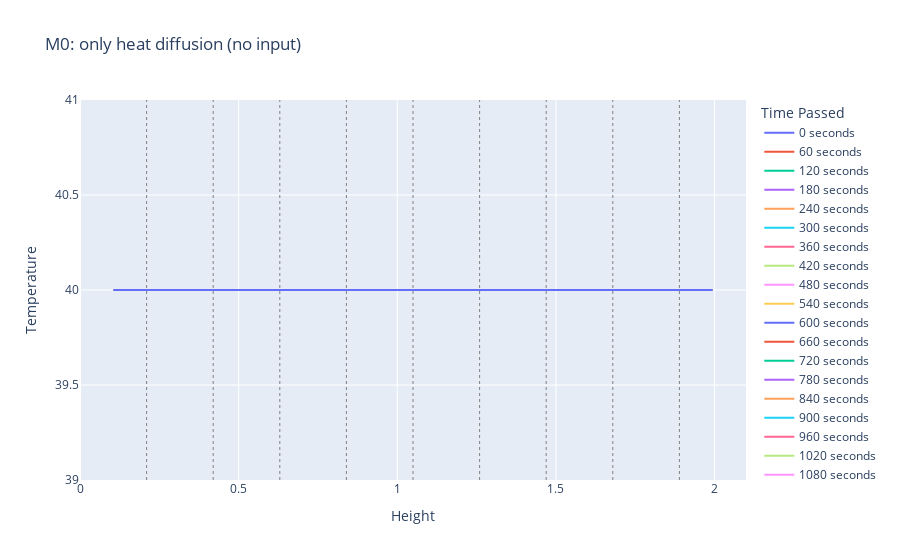
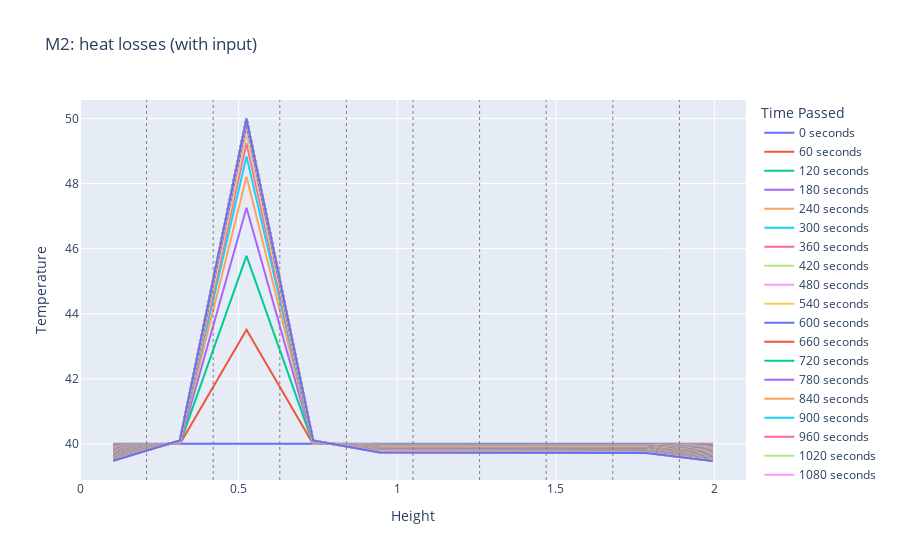
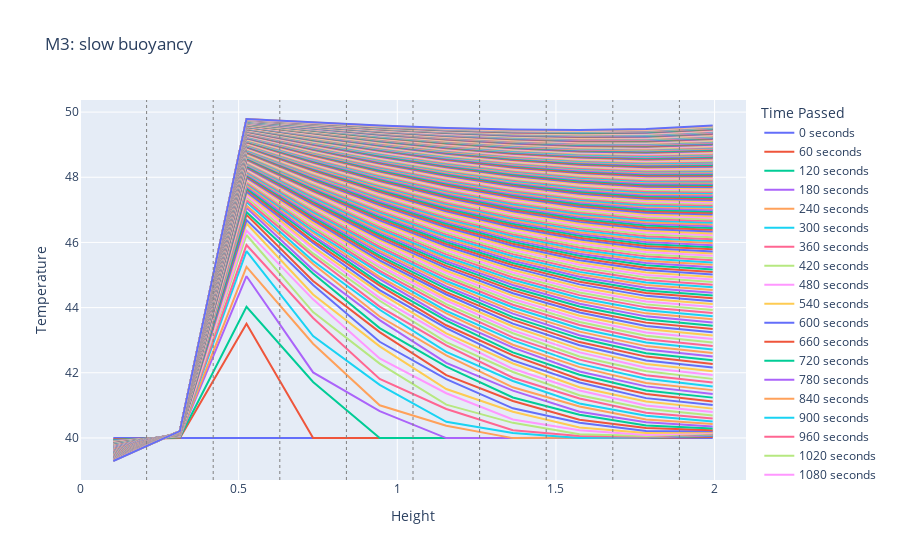
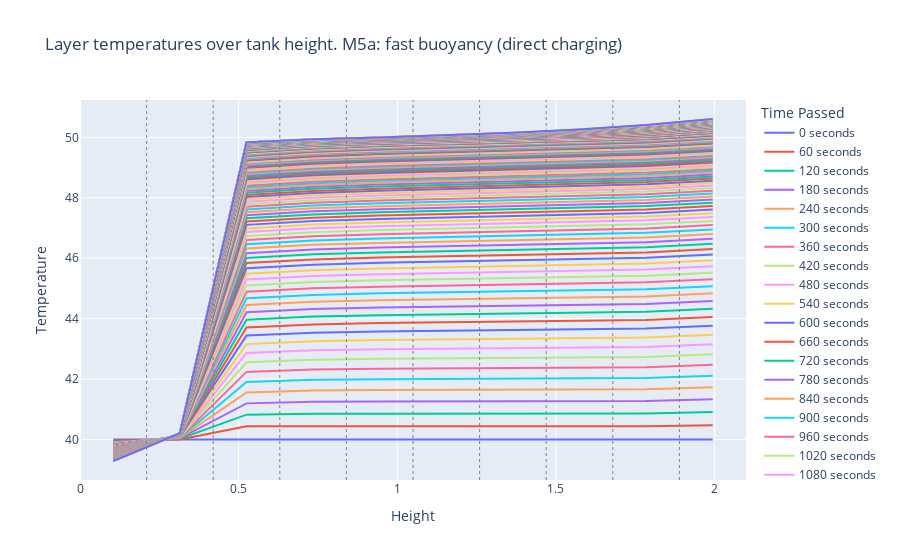

The code cell stored with these charts, in order, in its notebook:
### Markdown cell above
#### Model 5: only direct heating (heat flowing streams)

### Code cell
# MODEL 0 - only dif (no inputs)
tank_vector0 = HeatDistributionVector_model0(alpha, z, T_zero, dt)
stability0 = tank_vector0.stability_check()
if (stability0 == 0):
    # Solve for the temperatures
    final_temperature0, results0 = tank_vector0.vector_solve(num_steps)
    # Plot the results
    plot_results_height(results0, tank_vector0.heights, dt, z, dz, "M0: only heat diffusion (no input)")
    #plot_results_time(results0, dt, "M0: only heat diffusion (no input)")

# MODEL 2 - heat losses (with inputs)
tank_vector2 = HeatDistributionVector_model2(alpha, beta_i, beta_bottom, beta_top, lambda_i, phi_i, z, T_a, T_zero, dt, Qdot, mdot, Tm)
stability2 = tank_vector2.stability_check()
if (stability2 == 0):
    # Solve for the temperatures
    final_temperature2, results2 = tank_vector2.vector_solve(num_steps)
    # Plot the results
    plot_results_height(results2, tank_vector2.heights, dt, z, dz, "M2: heat losses (with input)")
    #plot_results_time(results2, dt, "Temperature development of each layer over time. M2: heat losses (with input)")

# MODEL 3 - slow buoy (inputs)
tank_vector3 = HeatDistributionVector_model3(alpha, beta_i, beta_bottom, beta_top, lambda_i, phi_i, z, T_a, T_zero, dt, Qdot, mdot, Tm)
stability3 = tank_vector3.stability_check()
if (stability3 == 0):
    # Solve for the temperatures
    final_temperature3, results3 = tank_vector3.vector_solve(num_steps)
    # Plot the results
    plot_results_height(results3, tank_vector3.heights, dt, z, dz, "M3: slow buoyancy")
    #plot_results_time(results3, dt, "Temperature development of each layer over time. M3: slow buoyancy")


# MODEL 5a - fast buoy (mdot - only direct charging)

tank_vector5a = HeatDistributionVector_model5a(alpha, beta_i, beta_bottom, beta_top, lambda_i, phi_i, z, T_a, T_zero, dt, Qdot, mdot, Tm)
stability5a = tank_vector5a.stability_check()
if (stability5a == 0):
    # Solve for the temperatures
    final_temperature5a, results5a = tank_vector5a.vector_solve(num_steps)
    # Plot the results
    plot_results_height(results5a, tank_vector5a.heights, dt, z, dz, "Layer temperatures over tank height. M5a: fast buoyancy (direct charging)")
    #plot_results_time(results4, dt, "M4: fast buoyancy (only indirect charging), Temperature development of each layer over time.)")



# MODEL 5b - fast buoy (mdot - separated)
tank_vector5b = HeatDistributionVector_model5b(alpha, beta_i, beta_bottom, beta_top, lambda_i, phi_i, z, T_a, T_zero, dt, Qdot, mdot, Tm)
stability5b = tank_vector5b.stability_check()
if (stability5b == 0):
    # Solve for the temperatures
    final_temperature5b, results5b = tank_vector5b.vector_solve(num_steps)
    # Plot the results
    plot_results_height(results5b, tank_vector5b.heights, dt, z, dz, "M5: separeted direct charging")
    #plot_results_time(results4, dt, "M4: fast buoyancy (only indirect charging), Temperature development of each layer over time.)")


# MODEL 5 - fast buoy (mdot - integrated)
tank_vector5 = HeatDistributionVector_model5(alpha, beta_i, beta_bottom, beta_top, lambda_i, phi_i, z, T_a, T_zero, dt, Qdot, mdot, Tm)
stability5 = tank_vector5.stability_check()
if (stability5 == 0):
    # Solve for the temperatures
    final_temperature5, results5 = tank_vector5.vector_solve(num_steps)
    # Plot the results
    plot_results_height(results5, tank_vector5.heights, dt, z, dz, "Layer temperatures over tank height. M5: integrated direct charging")
    #plot_results_time(results4, dt, "M4: fast buoyancy (only indirect charging), Temperature development of each layer over time.)")
